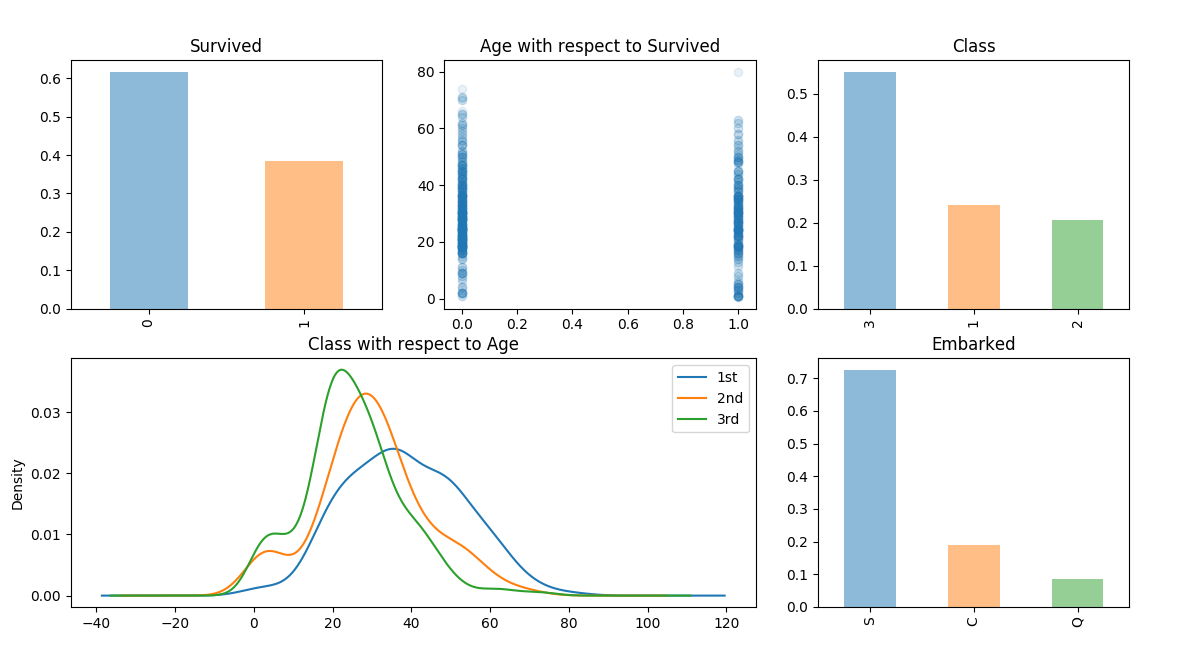

Write the Python code that produced this figure.
import pandas as pd
import matplotlib.pyplot as plt

df = pd.read_csv("train.csv")
fig = plt.figure(figsize=(10,6))

plt.subplot2grid((2,3),(0,0))
df.Survived.value_counts(normalize=True).plot(kind="bar", alpha=0.5)
plt.title("Survived")

plt.subplot2grid((2,3),(0,1))
plt.scatter(df.Survived, df.Age, alpha=0.1)
plt.title("Age with respect to Survived")

plt.subplot2grid((2,3),(0,2))
df.Pclass.value_counts(normalize=True).plot(kind="bar", alpha=0.5)
plt.title("Class")

plt.subplot2grid((2,3),(1,0),colspan=2)
for x in [1,2,3]:
    df.Age[df.Pclass == x].plot(kind="kde")
plt.title("Class with respect to Age")
plt.legend(("1st", "2nd", "3rd"))

plt.subplot2grid((2,3),(1,2))
df.Embarked.value_counts(normalize=True).plot(kind="bar", alpha=0.5)
plt.title("Embarked")


plt.show()
